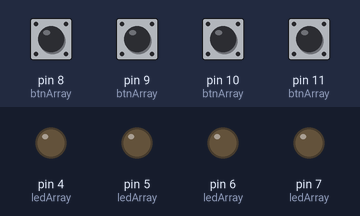
A sketch run on a simulated Arduino Uno, built with avr-gcc and run on an emulated ATmega328P. Parts: output pins drawn as LEDs (lit = HIGH). The inputs (shaded band) are chosen by the test bench; at power-on: pin 8 (btnArray), pin 9 (btnArray), pin 10 (btnArray), pin 11 (btnArray) LOW. Random numbers use the default seed unless the sketch sets one.

Above: at 1.8 s.
1.9 s: pin 8 (btnArray) pulled HIGH for 0.15 s
At 2.4 s:
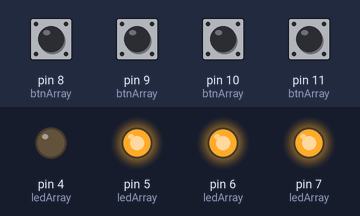
5.0 s: pin 11 (btnArray) pulled HIGH for 0.15 s
At 6.0 s:
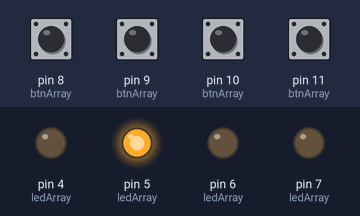
7.6 s: pin 10 (btnArray) pulled HIGH for 0.15 s
At 8.1 s:
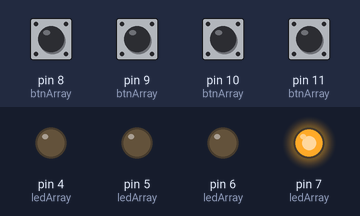
10.2 s: pin 8 (btnArray) pulled HIGH for 1 s
At 10.5 s:
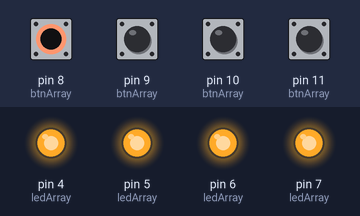
14.2 s: pin 9 (btnArray) pulled HIGH for 0.15 s
At 15.1 s:
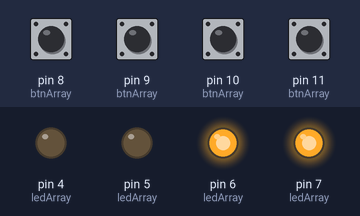
17.3 s: pin 9 (btnArray) pulled HIGH for 1 s
At 19.7 s:
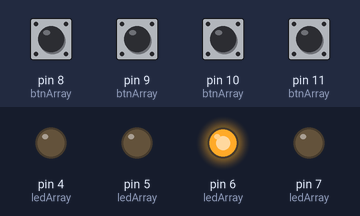
Timing chart, 0 to 21.3 s (numbered marks = the images above; inputs shaded):
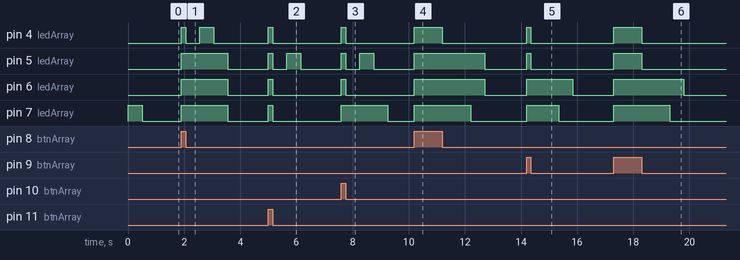

Measured:
- after the input at 1.9 s, pin 4 (ledArray): LOW → HIGH at once, → LOW 0.15 s later, → HIGH 0.50 s later, → LOW 0.50 s later; pin 5 (ledArray), pin 6 (ledArray), pin 7 (ledArray): LOW → HIGH at once, → LOW 1.7 s later
- after the input at 5.0 s, pin 4 (ledArray), pin 6 (ledArray), pin 7 (ledArray): LOW → HIGH at once, → LOW 0.15 s later; pin 5 (ledArray): LOW → HIGH at once, → LOW 0.15 s later, → HIGH 0.50 s later, → LOW 0.50 s later
- after the input at 7.6 s, pin 4 (ledArray), pin 6 (ledArray): LOW → HIGH at once, → LOW 0.15 s later; pin 5 (ledArray): LOW → HIGH at once, → LOW 0.15 s later, → HIGH 0.50 s later, → LOW 0.50 s later; pin 7 (ledArray): LOW → HIGH at once, → LOW 1.7 s later
- after the input at 10.2 s, pin 4 (ledArray): LOW → HIGH at once, → LOW 1.0 s later; pin 5 (ledArray), pin 6 (ledArray): LOW → HIGH at once, → LOW 2.5 s later; pin 7 (ledArray): LOW → HIGH at once, → LOW 2.0 s later
- after the input at 14.2 s, pin 4 (ledArray), pin 5 (ledArray): LOW → HIGH at once, → LOW 0.15 s later; pin 6 (ledArray): LOW → HIGH at once, → LOW 1.7 s later; pin 7 (ledArray): LOW → HIGH at once, → LOW 1.2 s later
- after the input at 17.3 s, pin 4 (ledArray), pin 5 (ledArray): LOW → HIGH at once, → LOW 1.0 s later; pin 6 (ledArray): LOW → HIGH at once, → LOW 2.5 s later; pin 7 (ledArray): LOW → HIGH at once, → LOW 2.0 s later

The sketch:

simon.ino
```cpp
/*
	Simon game.
*/

// pin 13 is a LED connected to most Arduino boards
// I plan to use this as a 'waiting for input' indicator.
const int led = 13;

//our connected leds.
const int greenLed = 7;
const int blueLed = 6;
const int redLed = 5;
const int yellowLed = 4;
const int ledArray[] = {greenLed, blueLed, redLed, yellowLed};

//our connected buttons
const int greenBtn = 11;
const int blueBtn = 10;
const int redBtn = 9;
const int yellowBtn = 8;
const int btnArray[] = {greenBtn, blueBtn, redBtn, yellowBtn};

//Arrays will be the same size for entire execution
const int ledArrayLength = (sizeof(ledArray) / sizeof(int));

//delay time
const int delayTime = 500;

int turnCount = 0;
//this sucks but no mutable arrays and don't want to deal with vectors right now, change this in the future.
int turnArray[256];

//configure IO
void setup() {

	//Configure the serial for debugging.
	Serial.begin(9600);

	//Configure random:

	//we are not using pin 0 so we commit it to generate seed numbers.
	randomSeed(analogRead(0));

	//we use the led array to assign both buttons and leds cause I assume they are the same length.
	for (int i = 0; i < ledArrayLength; i++) {
		//set the leds.
		pinMode(ledArray[i], OUTPUT);
		//set the buttons
		pinMode(btnArray[i], INPUT);
	}
}

//the game is lost.
void lost() {
	for (int i = 0; i < ledArrayLength; i++) {
		digitalWrite(ledArray[i], HIGH);
	}
}

//execution loop
void loop() {

	bool waitingForInput = false;
	//adds a turn to our count
	turnCount = 0;
	bool keeplaying = true;

	//the game loop.
	while (keeplaying == true) {

		//crate a random number form 0 to the ledArrayLength
		turnArray[turnCount] = random(ledArrayLength);

		//we display the random sequence.
		for (int i = 0; i < turnCount + 1; i++) {
			//turn that random led on.
			digitalWrite(ledArray[turnArray[i]], HIGH);

			delay(delayTime);

			//turn the led off.
			digitalWrite(ledArray[turnArray[i]], LOW);
			delay(delayTime);
		}

		//the players turn:
		for (int x = 0; x < turnCount + 1; x++) {
			waitingForInput = true;
			//waiting for the player to press a button.
			while(waitingForInput == true) {

				//check each button for press
				for (int y = 0; y < ledArrayLength; y++) {

					//a button is pressed, check if its the right one
					while (digitalRead(btnArray[y]) == 1) {

						//no longer expecting a button press
						waitingForInput = false;

						//turn the led on.
						digitalWrite(ledArray[y], HIGH);
						if (ledArray[y] != ledArray[turnArray[x]]) {
							//run the lost sequence
							lost();
							//and we are no longer playing this round.
							keeplaying = false;
						}
					}
					//user is no longer pressing so we turn the led off.
					digitalWrite(ledArray[y], LOW);
				}
			}
		}
		//we add a turn
		turnCount = turnCount + 1;
		//wait a few seconds to start displaying the sequence again.
		delay(delayTime);
	}
}
```
